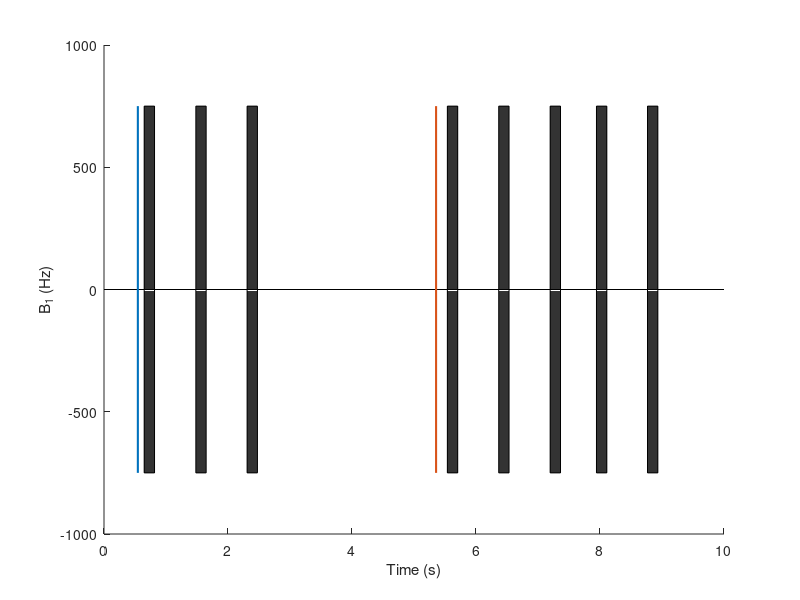

Write the MATLAB code that produced this figure. (Note: this script raises an error after producing the figure.)
close all;
clear all;

% 1. To plot fat fraction vs estimated T1 
% 2. Save simulated results for estimated T1 mapping - ff_map_t1

addpath('../lib_EPGX/');
addpath('../EPGX-src/');
addpath('../BlochSimDemo/');
addpath('../M219/');

%% T1 mapping MOLLI
TI_array = [102, 182, 935, 1010, 1762, 1840, 2587, 3410];
figure('Position', [100 100 400 400]);
b1 = 750;
TR = 2.65;
PhaseEnc = 58;
num_rampup = 5;

HR = 60*1000/(((TI_array(8) - TI_array(7)) + (TI_array(7) - TI_array(6)) + (TI_array(6) - TI_array(4)) + ...
    (TI_array(4) - TI_array(2)) + (TI_array(5) - TI_array(3)) + (TI_array(3) - TI_array(1))) / 6);
window = round(60*1000 / HR);
acq_win = TR*(PhaseEnc+num_rampup);
trigger = window-TI_array(1)-acq_win;
line([0,10],[0,0],'Color', 'black')
hold on;
plot([trigger trigger]/1000, [-b1 b1], 'LineWidth', 1.5)

% 3 bSSFP readout
rectangle('Position', [(window-acq_win)/1000 -b1 acq_win/1000 b1*2], 'FaceColor',[0.2 0.2 0.2])
rectangle('Position', [(trigger+TI_array(3))/1000 -b1 acq_win/1000 b1*2], 'FaceColor',[0.2 0.2 0.2])
rectangle('Position', [(trigger+TI_array(5))/1000 -b1 acq_win/1000 b1*2], 'FaceColor',[0.2 0.2 0.2])

% 3 recovery time
% 5 bSSFP readout
trigger2 = 7 * window - TI_array(2) - acq_win;
plot([trigger2 trigger2]/1000, [-b1 b1], 'LineWidth', 1.5)
rectangle('Position', [(7*window-acq_win)/1000 -b1 acq_win/1000 b1*2], 'FaceColor',[0.2 0.2 0.2])
rectangle('Position', [(trigger2+TI_array(4))/1000 -b1 acq_win/1000 b1*2], 'FaceColor',[0.2 0.2 0.2])
rectangle('Position', [(trigger2+TI_array(6))/1000 -b1 acq_win/1000 b1*2], 'FaceColor',[0.2 0.2 0.2])
rectangle('Position', [(trigger2+TI_array(7))/1000 -b1 acq_win/1000 b1*2], 'FaceColor',[0.2 0.2 0.2])
rectangle('Position', [(trigger2+TI_array(8))/1000 -b1 acq_win/1000 b1*2], 'FaceColor',[0.2 0.2 0.2])

xlabel('Time (s)')
ylabel('B_1 (Hz)')

half_readout = zeros(8, 1);
center_k = TR * (num_rampup + PhaseEnc/2) / 1000;
half_readout(1) = (window-acq_win)/1000 + center_k;
half_readout(2) = (trigger+TI_array(3))/1000 + center_k;
half_readout(3) = (trigger+TI_array(5))/1000 + center_k;
half_readout(4) = (7*window-acq_win)/1000 + center_k;
half_readout(5) = (trigger2+TI_array(4))/1000 + center_k;
half_readout(6) = (trigger2+TI_array(6))/1000 + center_k;
half_readout(7) = (trigger2+TI_array(7))/1000 + center_k;
half_readout(8) = (trigger2+TI_array(8))/1000 + center_k;
%% main body simulation
TI_array = [102, 935, 1762, 182, 1010, 1840, 2587, 3410];
num_rampup = 5;
% npulse = 58 + num_rampup; % Single-shot 
% A final half-alpha 'restore pulse' to return the magnetization into Mz
t_delay = TI_array(1); % TI = 650 ms
flip = 180; % prep flip angle = 180 degree
alpha = 35;
T1 = 1000;
T2 = 45;
T1_fat3t = 400;
T2_fat3t = 100;
T1_fat15t = 260;
T2_fat15t = 60;
df = 0; %Hz
df_fat3t = 420;
df_fat15t = 210;


prep = struct;
prep.flip = d2r(flip);
prep.t_delay = t_delay;
M0 = [0 0 1]';
TD = trigger; % ms

RAMP_DOWN = 1;
npulse = 58 + num_rampup + RAMP_DOWN;

%%% User inputs for adiabatic pulse:
adiabatic.mu = 5;   % Phase modulation parameter [dimensionless]
adiabatic.beta1 = 750;   % Frequency modulation parameter [rad/s]
adiabatic.pulseWidth = 10.24*2;   % RF pulse duration [ms] % According to siemens 3T
adiabatic.A0 = 0.12; 

[t_total, M_total_total, t_readout, Mxy_readout] = seq_T1MOLLI_noMT_bloch2(TI_array, TD, npulse, T1, T2, alpha, TR, prep, M0, trigger, trigger2, df, adiabatic, RAMP_DOWN);
[t_total, M_total_total_fat3t, t_readout, Mxy_readout_fat3t] = seq_T1MOLLI_noMT_bloch2(TI_array, TD, npulse, T1_fat3t, T2_fat3t, alpha, TR, prep, M0, trigger, trigger2, df_fat3t, adiabatic, RAMP_DOWN);
[t_total, M_total_total_fat15t, t_readout, Mxy_readout_fat15t] = seq_T1MOLLI_noMT_bloch2(TI_array, TD, npulse, T1_fat15t, T2_fat15t, alpha, TR, prep, M0, trigger, trigger2, df_fat15t, adiabatic, RAMP_DOWN);

%%
Mz_total_total = M_total_total(3, :);
Mz_total_total_fat3t = M_total_total_fat3t(3, :);
Mz_total_total_fat15t = M_total_total_fat15t(3, :);
% Plot for Fig. B
figure();
plot(t_total/1000, Mz_total_total, 'LineWidth', 2.5)
hold on;
%plot(t_total/1000, Mz_total_total_fat3t, '-.', 'LineWidth', 2.5)
plot(t_total/1000, Mz_total_total_fat15t, '-.', 'LineWidth', 2.5)

% legend({'Remote (no MT)'});
xlabel('Time (s)'); ylabel('M_z/M_0');
grid on;
xlim([0 10]);

TI_array_sorted = sort(TI_array) + TR * ((npulse-num_rampup-RAMP_DOWN) / 2 + num_rampup);
%TI_array_sorted/1000 + center_k
hold on;
plot([half_readout half_readout], [-1 1], 'Color', [0.9290, 0.6940, 0.1250], 'LineWidth', 1)
hold off;
set(gca,'fontsize', 18)

Mxy_readout_array = MOLLI_readout_reorder(Mxy_readout);
Mxy_readout_array_PhaseEnc = Mxy_PhaseEnc(Mxy_readout_array);

Mxy_readout_array_fat15t = MOLLI_readout_reorder(Mxy_readout_fat15t);
Mxy_readout_array_PhaseEnc_fat15t = Mxy_PhaseEnc(Mxy_readout_array_fat15t);

figure();
plot(TI_array_sorted/1000, Mxy_readout_array_PhaseEnc, 'o-', 'LineWidth', 1.5)
hold on;
plot(TI_array_sorted/1000, Mxy_readout_array_PhaseEnc_fat15t, '*-', 'LineWidth', 1.5)
legend({'Myocardium', 'Fat 1.5T'}, 'Location', 'SouthEast');
xlabel('TI (s)'); ylabel('Signal')
grid on;

%% Kellman figure 4 (computing)
FF = 0:0.01:1;
Mxy_readout_array_PhaseEnc = zeros(numel(FF), numel(Mxy_readout));
x=TI_array_sorted';
native_t1_noMT_array = zeros(1, numel(FF));

for i = 1:numel(FF)
    ff = FF(i);
    Mxy_readout_comp = (1-ff) * Mxy_readout + ff * Mxy_readout_fat3t;
    Mxy_readout_array = MOLLI_readout_reorder(Mxy_readout_comp);
    Mxy_readout_array_PhaseEnc(i, :) = Mxy_PhaseEnc(Mxy_readout_array);
    
    % Fitting intialization
    y=Mxy_readout_array_PhaseEnc(i, :).';
    g = fittype('a-b*exp(-c*x)');
    f0 = fit(x,y,g,'StartPoint',[.0;.0; 0.001]);
    
    coef = coeffvalues(f0);
    native_t1_noMT_array(i) = 1/coef(3) * (coef(2) / coef(1) - 1);
end

% Plot figure 4
figure();
subplot(1,2,1);
plot(FF*100, native_t1_noMT_array, '-', 'LineWidth', 2)
grid on;
xlabel('Fat Fraction (%)'); ylabel('Estiamted T1 (ms)');
title('FF vs Estimated T1');
set(gca,'fontsize', 18)
subplot(1,2,2);
plot(FF*100, native_t1_noMT_array, '-', 'LineWidth', 2)
ylim([0 2500])
grid on;
xlabel('Fat Fraction (%)'); ylabel('Estiamted T1 (ms)');
title('FF vs Estimated T1');
set(gca,'fontsize', 18)

%% Save simulated results
addpath('../function/')
ff_map_t1 = struct;
ff_map_t1.FF = FF;
ff_map_t1.native_t1_noMT_array = native_t1_noMT_array;

save_dir_L1 = GetFullPath(cat(2, pwd, '/../../T1_Fat_Project/'));
if ~exist(save_dir_L1, 'dir')
   mkdir(save_dir_L1); 
end

save_dir_L2 = GetFullPath(cat(2, save_dir_L1, 'simulation/'));
if ~exist(save_dir_L2, 'dir')
   mkdir(save_dir_L2); 
end
save(cat(2, save_dir_L2, 'kellman2015_fig4.mat'), 'ff_map_t1');